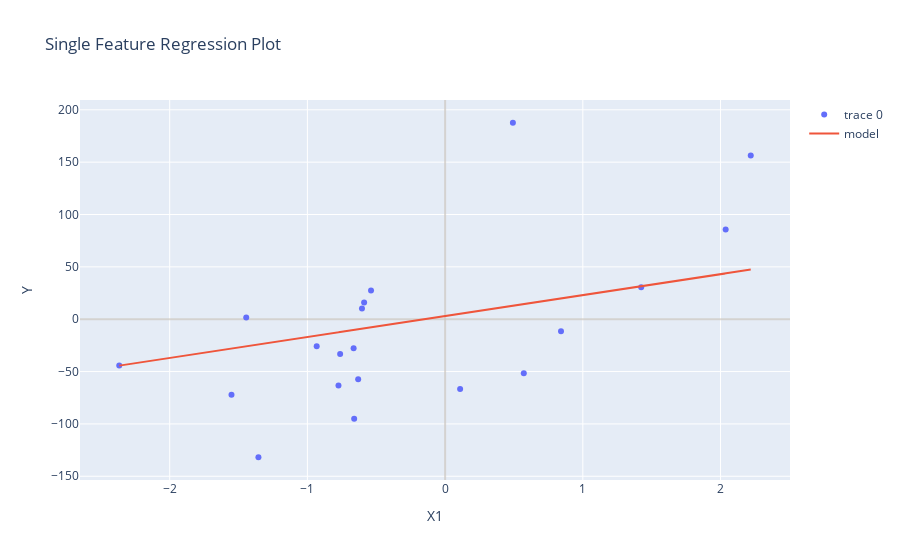

Here is the notebook cell this chart was saved with:
### Code cell
third_set = Data(X1=X[:,0],y=y,bias= 3,init_w_1=20.,init_w_2=30)
third_set.plot_container()

### Figure 1 — Plotly figure (JSON) as saved in the notebook; plotly's stock layout.template omitted (floating-point values rounded to 4 significant figures)
{"data": [{"mode": "markers", "type": "scatter", "x": [-0.7744, 0.4922, -0.6313, -0.6644, -0.9326, 0.8416, 0.5714, 2.219, -1.551, -1.356, -1.444, -0.6037, -0.5881, -0.6604, 0.109, -0.538, -2.366, 1.424, -0.7622, 2.037], "y": [-63.41, 187.6, -57.33, -27.62, -25.81, -11.51, -51.61, 156.5, -72.27, -131.8, 1.747, 10.22, 15.88, -95.08, -66.62, 27.47, -44.31, 30.44, -33.34, 85.78]}, {"mode": "lines", "name": "model", "type": "scatter", "x": [-0.7744, 0.4922, -0.6313, -0.6644, -0.9326, 0.8416, 0.5714, 2.219, -1.551, -1.356, -1.444, -0.6037, -0.5881, -0.6604, 0.109, -0.538, -2.366, 1.424, -0.7622, 2.037], "y": [-12.49, 12.84, -9.627, -10.29, -15.65, 19.83, 14.43, 47.39, -28.03, -24.11, -25.89, -9.075, -8.762, -10.21, 5.181, -7.76, -44.33, 31.48, -12.24, 43.75]}], "layout": {"hovermode": "closest", "title": {"text": "Single Feature Regression Plot"}, "xaxis": {"title": {"text": "X1"}, "zeroline": true, "zerolinecolor": "rgba(205, 200, 193, 0.7)", "zerolinewidth": 2}, "yaxis": {"title": {"text": "Y"}, "zeroline": true, "zerolinecolor": "rgba(205, 200, 193, 0.7)", "zerolinewidth": 2}}}
